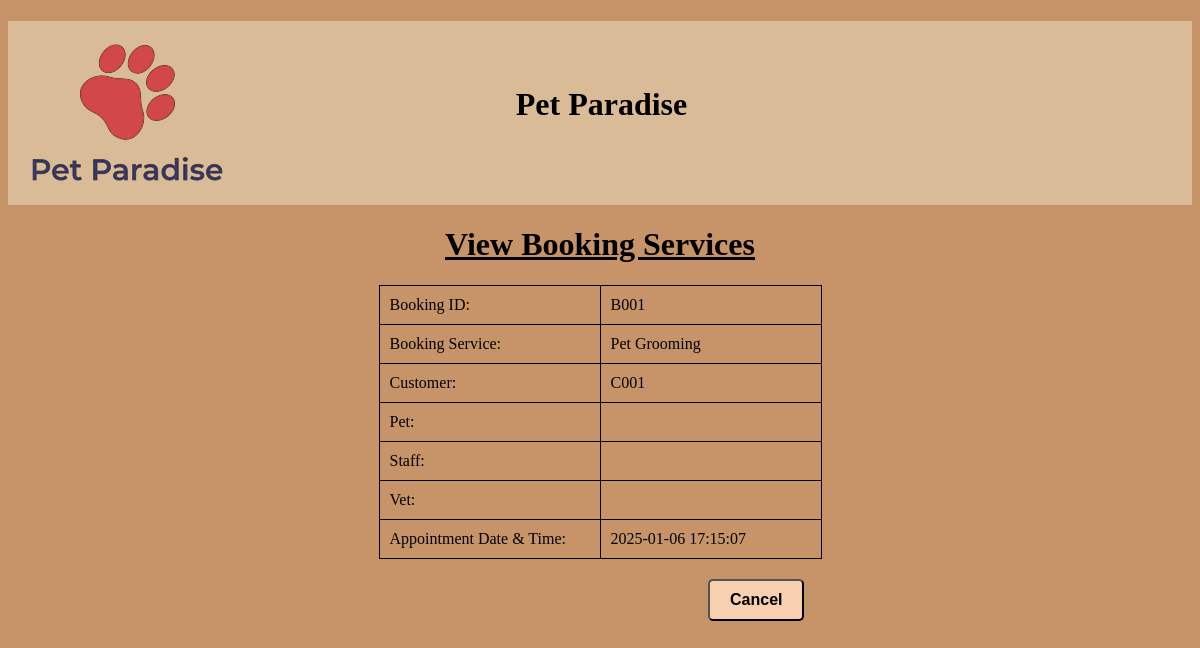
The app's page /viewbookingservices.php?id=B001 with its own data.
### tables this page shows
CREATE TABLE `booking` (
  `booking_id` varchar(4) NOT NULL,
  `booking_service` varchar(2500) NOT NULL,
  `booking_datetime` datetime NOT NULL,
  `booking_venue` varchar(2500) NOT NULL,
  `customer_id` varchar(4) NOT NULL
);

### viewbookingservices.php (the view, shortened to what this page needs)
<!DOCTYPE html>
<html lang="en">
<head>
</head>
<body>
    <?php
        include "dbcon.php";
        include "header2.php";
        $id = $_GET['id'];
        $query = "SELECT * FROM booking where booking_id = '$id'";
        $result = mysqli_query($connection,$query);
        while ($row = mysqli_fetch_assoc($result)){
            $id = $row['booking_id'];
            $customer = $row['customer_id'];
            $pet = $row['pet_id'];
            $staff = $row['staff_id'];
            $vet = $row['vet_id'];
            $service = $row['booking_service'];
            $datetime = $row['booking_datetime'];
        }
    ?>
    <b><h1 style="text-align:center"><u>View Booking Services</u></h1></b>
    <form action="#" method="post">
        <table class="center" style="padding-top: 10px">
            <tr>
                <td>Booking ID:</td>
                <td><?php echo $id?></td>
            </tr>
            <tr>
                <td>Booking Service:</td>
                <td><?php echo $service?></td>
            </tr>
            <tr>
                <td>Customer:</td>
                <td><?php echo $customer?></td>
            </tr>
            <tr>
                <td>Pet:</td>
                <td><?php echo $pet?></td>
            </tr>
            <tr>
                <td>Staff:</td>
                <td><?php echo $staff?></td>
            </tr>
            <tr>
                <td>Vet:</td>
                <td><?php echo $vet?></td>
            </tr>
            <tr>
                <td>Appointment Date & Time:</td>
                <td><?php echo $datetime?></td>
            </tr>
        </table>
        <input type="button" value="Cancel" style="margin-left: 700px; margin-top: 20px; font-weight: bold; font-size: 16px;" onclick="window.open('managebookingservices.php','_self')"></td>
</body>
</html>

### viewbookingservices.php (style rules this page uses)
body { background-color: #C69468; }
#my-button, input[type=button], input[type=reset], input[type=submit] { background-color: #f7d0af; padding: 10px 20px; display: inline-block; border-radius: 5px; margin-left: 50px; margin-right: 50px; }
table { border-collapse: collapse; border: 1px solid black; }
td { width: 200px; padding: 10px; border: 1px solid black; }
.center { margin-left: auto; margin-right: auto; }

### records on screen
booking: booking_id "B001", booking_service "Pet Grooming", customer "C001", booking_datetime "2025-01-06 17:15:07"
